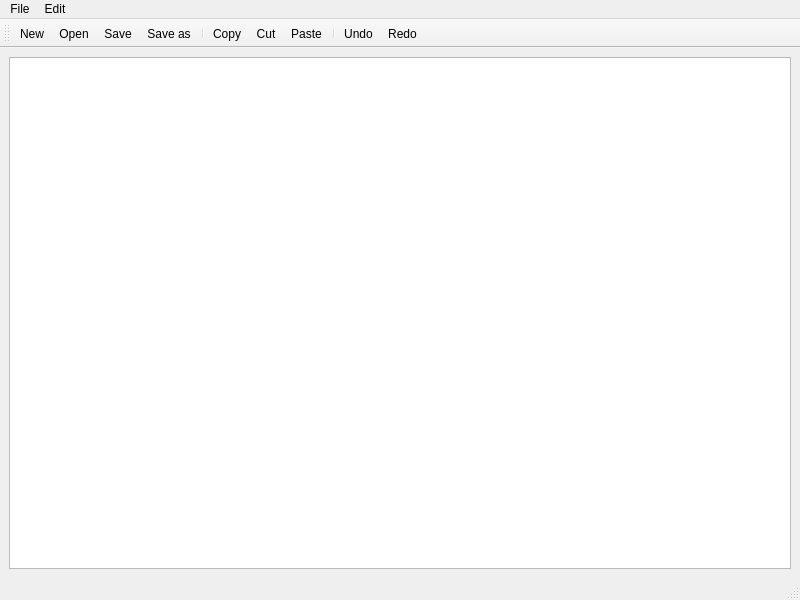
<?xml version="1.0" encoding="UTF-8"?>
<ui version="4.0">
 <class>MainWindow</class>
 <widget class="QMainWindow" name="MainWindow">
  <property name="geometry">
   <rect>
    <x>0</x>
    <y>0</y>
    <width>800</width>
    <height>600</height>
   </rect>
  </property>
  <property name="windowTitle">
   <string>Note</string>
  </property>
  <widget class="QWidget" name="centralwidget">
   <layout class="QVBoxLayout" name="verticalLayout">
    <item>
     <widget class="QTextEdit" name="textEdit"/>
    </item>
   </layout>
  </widget>
  <widget class="QMenuBar" name="menubar">
   <property name="geometry">
    <rect>
     <x>0</x>
     <y>0</y>
     <width>800</width>
     <height>26</height>
    </rect>
   </property>
   <widget class="QMenu" name="menuFile">
    <property name="title">
     <string>File</string>
    </property>
    <addaction name="actionNew"/>
    <addaction name="actionOpen"/>
    <addaction name="separator"/>
    <addaction name="actionSave"/>
    <addaction name="actionSave_as"/>
   </widget>
   <widget class="QMenu" name="menuEdit">
    <property name="title">
     <string>Edit</string>
    </property>
    <addaction name="actionCut"/>
    <addaction name="actionCopy"/>
    <addaction name="actionPaste"/>
    <addaction name="separator"/>
    <addaction name="actionUndo"/>
    <addaction name="actionRedo"/>
   </widget>
   <addaction name="menuFile"/>
   <addaction name="menuEdit"/>
  </widget>
  <widget class="QStatusBar" name="statusbar"/>
  <widget class="QToolBar" name="toolBar">
   <property name="windowTitle">
    <string>toolBar</string>
   </property>
   <attribute name="toolBarArea">
    <enum>TopToolBarArea</enum>
   </attribute>
   <attribute name="toolBarBreak">
    <bool>false</bool>
   </attribute>
   <addaction name="actionNew"/>
   <addaction name="actionOpen"/>
   <addaction name="actionSave"/>
   <addaction name="actionSave_as"/>
   <addaction name="separator"/>
   <addaction name="actionCopy"/>
   <addaction name="actionCut"/>
   <addaction name="actionPaste"/>
   <addaction name="separator"/>
   <addaction name="actionUndo"/>
   <addaction name="actionRedo"/>
  </widget>
  <action name="actionNew">
   <property name="icon">
    <iconset resource="images.qrc">
     <normaloff>:/icons/icons/new.png</normaloff>:/icons/icons/new.png</iconset>
   </property>
   <property name="text">
    <string>New</string>
   </property>
   <property name="shortcut">
    <string>Ctrl+N</string>
   </property>
  </action>
  <action name="actionOpen">
   <property name="icon">
    <iconset resource="images.qrc">
     <normaloff>:/icons/icons/open.png</normaloff>:/icons/icons/open.png</iconset>
   </property>
   <property name="text">
    <string>Open</string>
   </property>
   <property name="shortcut">
    <string>Ctrl+O</string>
   </property>
  </action>
  <action name="actionSave">
   <property name="icon">
    <iconset resource="images.qrc">
     <normaloff>:/icons/icons/save.png</normaloff>:/icons/icons/save.png</iconset>
   </property>
   <property name="text">
    <string>Save</string>
   </property>
   <property name="shortcut">
    <string>Ctrl+S</string>
   </property>
  </action>
  <action name="actionSave_as">
   <property name="icon">
    <iconset resource="images.qrc">
     <normaloff>:/icons/icons/save_as.png</normaloff>:/icons/icons/save_as.png</iconset>
   </property>
   <property name="text">
    <string>Save as</string>
   </property>
   <property name="shortcut">
    <string>Ctrl+Shift+S</string>
   </property>
  </action>
  <action name="actionCut">
   <property name="icon">
    <iconset resource="images.qrc">
     <normaloff>:/icons/icons/cut.png</normaloff>:/icons/icons/cut.png</iconset>
   </property>
   <property name="text">
    <string>Cut</string>
   </property>
   <property name="shortcut">
    <string>Ctrl+X</string>
   </property>
  </action>
  <action name="actionCopy">
   <property name="icon">
    <iconset resource="images.qrc">
     <normaloff>:/icons/icons/copy.png</normaloff>:/icons/icons/copy.png</iconset>
   </property>
   <property name="text">
    <string>Copy</string>
   </property>
   <property name="shortcut">
    <string>Ctrl+C</string>
   </property>
  </action>
  <action name="actionPaste">
   <property name="icon">
    <iconset resource="images.qrc">
     <normaloff>:/icons/icons/paste.png</normaloff>:/icons/icons/paste.png</iconset>
   </property>
   <property name="text">
    <string>Paste</string>
   </property>
   <property name="shortcut">
    <string>Ctrl+V</string>
   </property>
  </action>
  <action name="actionUndo">
   <property name="icon">
    <iconset resource="images.qrc">
     <normaloff>:/icons/icons/undo.png</normaloff>:/icons/icons/undo.png</iconset>
   </property>
   <property name="text">
    <string>Undo</string>
   </property>
   <property name="shortcut">
    <string>Ctrl+Z</string>
   </property>
  </action>
  <action name="actionRedo">
   <property name="icon">
    <iconset resource="images.qrc">
     <normaloff>:/icons/icons/redo.png</normaloff>:/icons/icons/redo.png</iconset>
   </property>
   <property name="text">
    <string>Redo</string>
   </property>
   <property name="shortcut">
    <string>Ctrl+Shift+Z</string>
   </property>
  </action>
 </widget>
 <resources>
  <include location="images.qrc"/>
 </resources>
 <connections/>
</ui>
